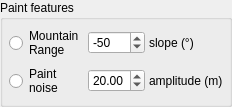
                 <widget class="QGroupBox" name="groupBox_4">
                  <property name="title">
                   <string>Paint features</string>
                  </property>
                  <layout class="QGridLayout" name="grid_groupBox_4" columnstretch="3,2,3">
                   <property name="leftMargin">
                    <number>6</number>
                   </property>
                   <property name="topMargin">
                    <number>6</number>
                   </property>
                   <property name="rightMargin">
                    <number>6</number>
                   </property>
                   <property name="bottomMargin">
                    <number>6</number>
                   </property>
                   <property name="spacing">
                    <number>4</number>
                   </property>
                   <item row="0" column="0">
                    <widget class="QRadioButton" name="Objects_Mountain_2">
                     <property name="styleSheet">
                      <string notr="true">QRadioButton::indicator {
	image: url(./UI/Icons/Mountain.png);
}</string>
                     </property>
                     <property name="text">
                      <string>Mountain
Range</string>
                     </property>
                    </widget>
                   </item>
                   <item row="0" column="1">
                    <widget class="QDoubleSpinBox" name="mountainSlope_doubleSpinBox">
                     <property name="toolTip">
                      <string>limit threshold working as such: the closer to 0 the more things will be considered as river, the closer to 1 the less river there will be</string>
                     </property>
                     <property name="toolTipDuration">
                      <number>2</number>
                     </property>
                     <property name="decimals">
                      <number>0</number>
                     </property>
                     <property name="minimum">
                      <double>-85.000000000000000</double>
                     </property>
                     <property name="maximum">
                      <double>0.000000000000000</double>
                     </property>
                     <property name="singleStep">
                      <double>5.000000000000000</double>
                     </property>
                     <property name="value">
                      <double>-50.000000000000000</double>
                     </property>
                    </widget>
                   </item>
                   <item row="0" column="2">
                    <widget class="QLabel" name="riverSteep_Label_2">
                     <property name="text">
                      <string>slope (°)</string>
                     </property>
                    </widget>
                   </item>
                   <item row="1" column="0">
                    <widget class="QRadioButton" name="Objects_PaintNoise">
                     <property name="styleSheet">
                      <string notr="true">QRadioButton::indicator {
	image: url(./UI/Icons/Mountain.png);
}</string>
                     </property>
                     <property name="text">
                      <string>Paint
noise</string>
                     </property>
                    </widget>
                   </item>
                   <item row="1" column="1">
                    <widget class="QDoubleSpinBox" name="doubleSpinBox_NoiseAmplitude_2">
                     <property name="maximum">
                      <double>50.000000000000000</double>
                     </property>
                     <property name="singleStep">
                      <double>5.000000000000000</double>
                     </property>
                     <property name="value">
                      <double>20.000000000000000</double>
                     </property>
                    </widget>
                   </item>
                   <item row="1" column="2">
                    <widget class="QLabel" name="riverWidth_Label_5">
                     <property name="text">
                      <string>amplitude (m)</string>
                     </property>
                    </widget>
                   </item>
                  </layout>
                 </widget>
